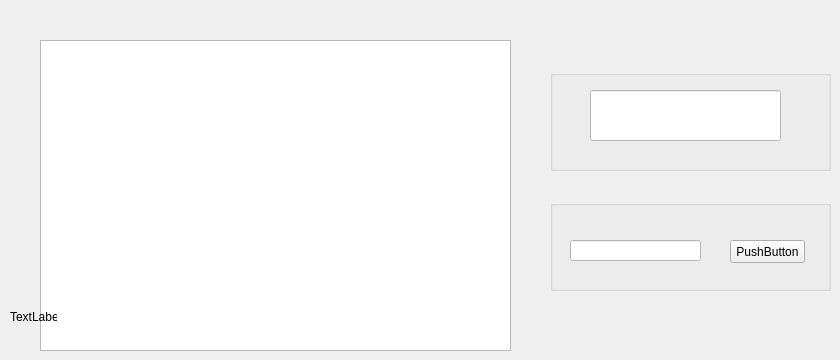
    <widget class="QWidget" name="tab_5">
     <attribute name="title">
      <string>Parking</string>
     </attribute>
     <widget class="QGraphicsView" name="parking">
      <property name="geometry">
       <rect>
        <x>40</x>
        <y>40</y>
        <width>471</width>
        <height>311</height>
       </rect>
      </property>
      <property name="styleSheet">
       <string notr="true">border-color: rgb(255, 255, 255);</string>
      </property>
     </widget>
     <widget class="QGroupBox" name="groupBox_19">
      <property name="geometry">
       <rect>
        <x>550</x>
        <y>70</y>
        <width>281</width>
        <height>101</height>
       </rect>
      </property>
      <property name="title">
       <string/>
      </property>
      <widget class="QLineEdit" name="le_n_places">
       <property name="geometry">
        <rect>
         <x>40</x>
         <y>20</y>
         <width>191</width>
         <height>51</height>
        </rect>
       </property>
       <property name="styleSheet">
        <string notr="true">background-color: rgb(255, 255, 255);</string>
       </property>
      </widget>
     </widget>
     <widget class="QGroupBox" name="groupBox_20">
      <property name="geometry">
       <rect>
        <x>550</x>
        <y>200</y>
        <width>281</width>
        <height>91</height>
       </rect>
      </property>
      <property name="title">
       <string/>
      </property>
      <widget class="QLineEdit" name="le_etat_voiture">
       <property name="geometry">
        <rect>
         <x>20</x>
         <y>40</y>
         <width>131</width>
         <height>21</height>
        </rect>
       </property>
       <property name="styleSheet">
        <string notr="true">background-color: rgb(255, 255, 255);</string>
       </property>
      </widget>
      <widget class="QPushButton" name="pb_etat_voiture">
       <property name="geometry">
        <rect>
         <x>180</x>
         <y>40</y>
         <width>75</width>
         <height>23</height>
        </rect>
       </property>
       <property name="text">
        <string>PushButton</string>
       </property>
      </widget>
     </widget>
     <widget class="QLabel" name="le_arduino">
      <property name="geometry">
       <rect>
        <x>10</x>
        <y>310</y>
        <width>47</width>
        <height>14</height>
       </rect>
      </property>
      <property name="text">
       <string>TextLabel</string>
      </property>
     </widget>
    </widget>
